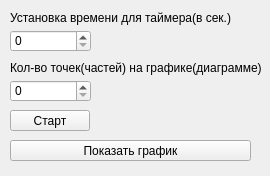
<?xml version="1.0" encoding="UTF-8"?>
<ui version="4.0">
 <class>MouseApp</class>
 <widget class="QMainWindow" name="MouseApp">
  <property name="geometry">
   <rect>
    <x>0</x>
    <y>0</y>
    <width>270</width>
    <height>176</height>
   </rect>
  </property>
  <property name="windowTitle">
   <string>MouseApp</string>
  </property>
  <widget class="QWidget" name="centralwidget">
   <widget class="QPushButton" name="pushButton">
    <property name="geometry">
     <rect>
      <x>10</x>
      <y>110</y>
      <width>80</width>
      <height>21</height>
     </rect>
    </property>
    <property name="text">
     <string>Старт</string>
    </property>
   </widget>
   <widget class="QLabel" name="label">
    <property name="geometry">
     <rect>
      <x>10</x>
      <y>10</y>
      <width>221</width>
      <height>16</height>
     </rect>
    </property>
    <property name="text">
     <string>Установка времени для таймера(в сек.)</string>
    </property>
   </widget>
   <widget class="QLabel" name="clickNumberLabel">
    <property name="geometry">
     <rect>
      <x>100</x>
      <y>110</y>
      <width>151</width>
      <height>16</height>
     </rect>
    </property>
    <property name="text">
     <string/>
    </property>
   </widget>
   <widget class="QLabel" name="label_2">
    <property name="geometry">
     <rect>
      <x>10</x>
      <y>60</y>
      <width>261</width>
      <height>16</height>
     </rect>
    </property>
    <property name="text">
     <string>Кол-во точек(частей) на графике(диаграмме)</string>
    </property>
   </widget>
   <widget class="QPushButton" name="graphButton">
    <property name="enabled">
     <bool>true</bool>
    </property>
    <property name="geometry">
     <rect>
      <x>10</x>
      <y>140</y>
      <width>241</width>
      <height>21</height>
     </rect>
    </property>
    <property name="text">
     <string>Показать график</string>
    </property>
   </widget>
   <widget class="QSpinBox" name="spinBox">
    <property name="geometry">
     <rect>
      <x>10</x>
      <y>30</y>
      <width>81</width>
      <height>22</height>
     </rect>
    </property>
   </widget>
   <widget class="QSpinBox" name="spinBox_2">
    <property name="geometry">
     <rect>
      <x>10</x>
      <y>80</y>
      <width>81</width>
      <height>22</height>
     </rect>
    </property>
   </widget>
  </widget>
 </widget>
 <resources/>
 <connections/>
</ui>
